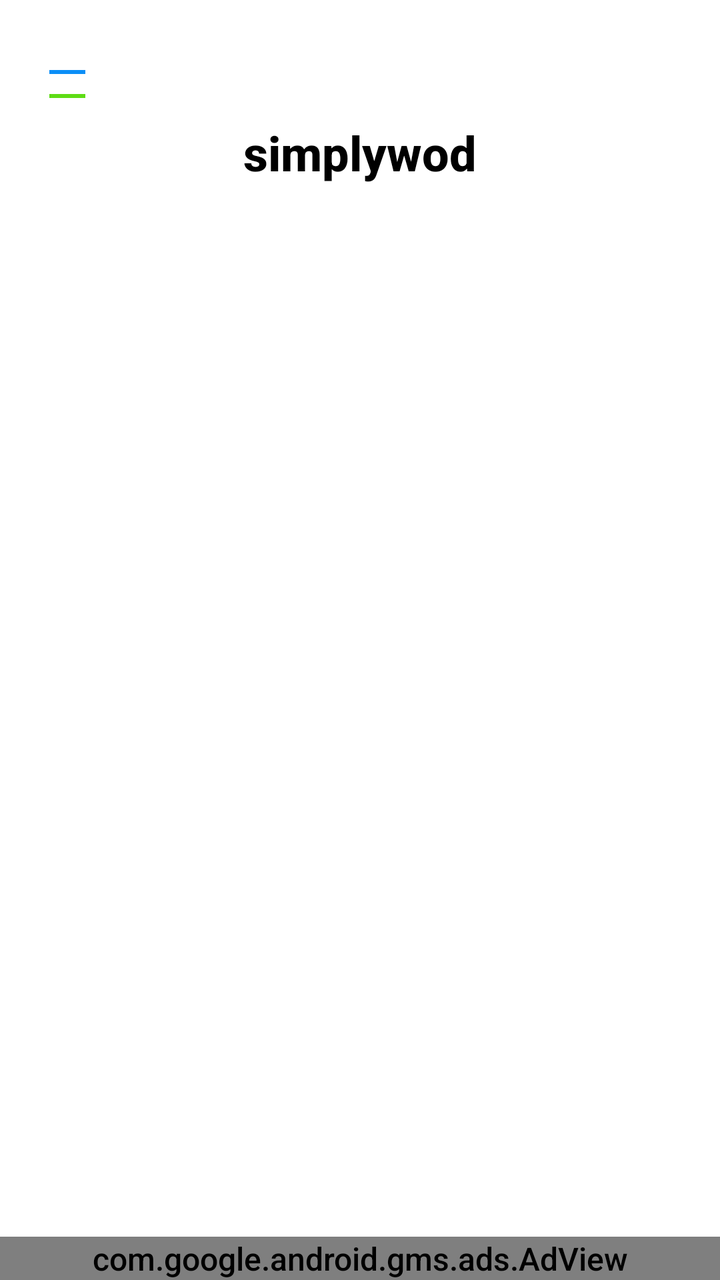
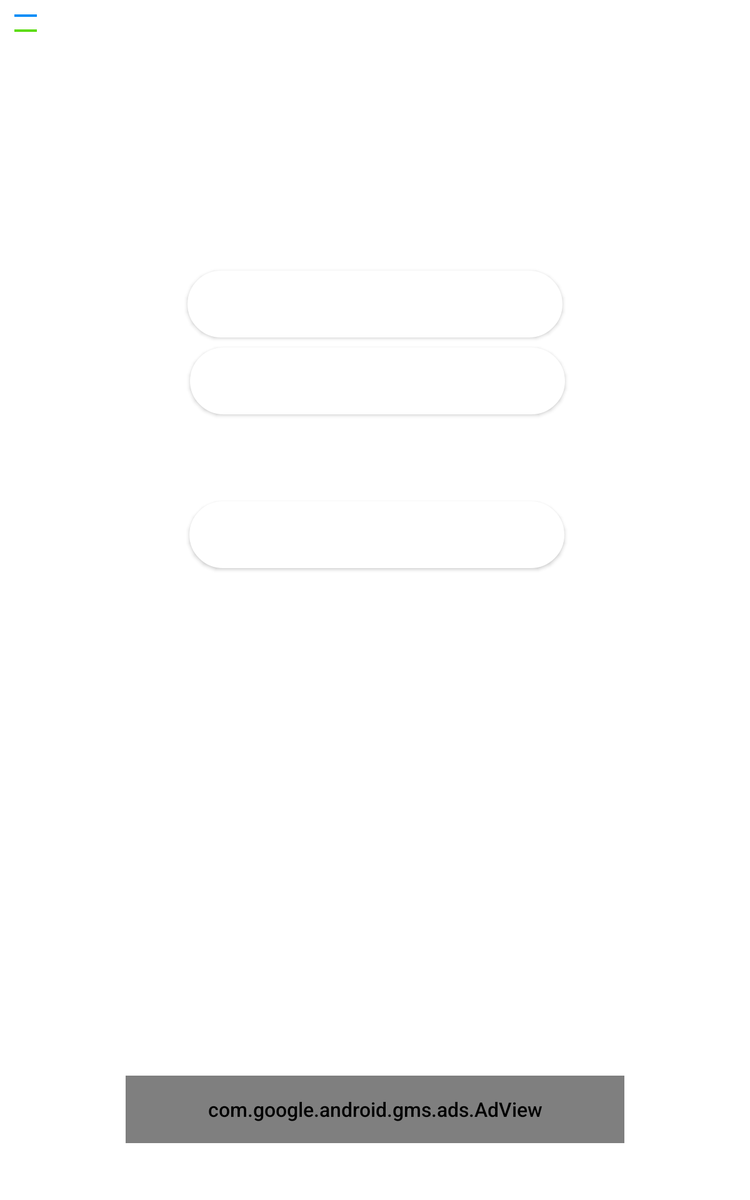

An Android layout and its configuration variant, each rendered on a device that would load it. The default file and the variant file are quoted in full after the pictures.
<!-- AndroidManifest.xml: application theme AppTheme -->
<!-- res/layout/menu_main.xml -->
<?xml version="1.0" encoding="utf-8"?>
<androidx.constraintlayout.widget.ConstraintLayout xmlns:android="http://schemas.android.com/apk/res/android"
    xmlns:app="http://schemas.android.com/apk/res-auto"
    xmlns:tools="http://schemas.android.com/tools"
    android:id="@+id/main_layout"
    android:layout_width="match_parent"
    android:layout_height="match_parent"
    android:background="@color/white"
    tools:context="com.bessadi.fitwod.Menu_Activity">

    
    <TextView
        android:id="@+id/tvAppTitle"
        android:layout_width="wrap_content"
        android:layout_height="wrap_content"
        android:text="simplywod"
        android:textColor="@color/black"
        android:textSize="24sp"
        android:textStyle="bold"
        app:layout_constraintEnd_toEndOf="parent"
        app:layout_constraintStart_toStartOf="parent"
        app:layout_constraintTop_toTopOf="parent"
        android:layout_marginTop="60dp" />

    
    <LinearLayout
        android:id="@+id/buttonContainer"
        android:layout_width="48dp"
        android:layout_height="wrap_content"
        android:orientation="vertical"
        android:gravity="center"
        android:layout_marginHorizontal="32dp"
        app:layout_constraintTop_toBottomOf="@+id/tvAppTitle"
        app:layout_constraintBottom_toTopOf="@+id/bottomIconContainer"
        app:layout_constraintStart_toStartOf="parent"
        app:layout_constraintEnd_toEndOf="parent"
        app:layout_constraintVertical_chainStyle="packed">

        
        <Button
            android:id="@+id/amrap"
            android:layout_width="48dp"
            android:layout_height="50dp"
            android:layout_marginTop="20dp"
            android:background="@drawable/button_custom_selector_amrap"
            android:text="@string/amrap"
            android:textColor="@color/white"
            android:textSize="16sp"
            android:textAllCaps="false"
            style="@style/Widget.AppCompat.Button.Borderless" />

        
        <Button
            android:id="@+id/emom"
            android:layout_width="48dp"
            android:layout_height="50dp"
            android:layout_marginTop="16dp"
            android:background="@drawable/button_custom_selector"
            android:text="@string/emom"
            android:textColor="@color/white"
            android:textSize="16sp"
            android:textAllCaps="false"
            style="@style/Widget.AppCompat.Button.Borderless" />

        
        <Button
            android:id="@+id/fortime"
            android:layout_width="48dp"
            android:layout_height="50dp"
            android:layout_marginTop="16dp"
            android:background="@drawable/button_custom_selector_fortime"
            android:text="@string/for_time"
            android:textColor="@color/white"
            android:textSize="16sp"
            android:textAllCaps="false"
            style="@style/Widget.AppCompat.Button.Borderless" />

        
        <Button
            android:id="@+id/tabata"
            android:layout_width="48dp"
            android:layout_height="50dp"
            android:layout_marginTop="16dp"
            android:background="@drawable/button_custom_selector_tabata"
            android:text="@string/tabata"
            android:textColor="@color/white"
            android:textSize="16sp"
            android:textAllCaps="false"
            style="@style/Widget.AppCompat.Button.Borderless" />

    </LinearLayout>

    
    <LinearLayout
        android:id="@+id/bottomIconContainer"
        android:layout_width="wrap_content"
        android:layout_height="wrap_content"
        android:orientation="horizontal"
        android:layout_marginBottom="16dp"
        app:layout_constraintBottom_toTopOf="@+id/adView_main"
        app:layout_constraintStart_toStartOf="parent"
        app:layout_constraintEnd_toEndOf="parent">

        
        <ImageButton
            android:id="@+id/btnAnalytics"
            android:layout_width="wrap_content"
            android:layout_height="wrap_content"
            android:layout_marginEnd="24dp"
            android:src="@drawable/analytics"
            android:background="?attr/selectableItemBackgroundBorderless"
            android:contentDescription="Analytics"
            tools:ignore="ContentDescription" />

        
        <ImageButton
            android:id="@+id/btnLog"
            android:layout_width="48dp"
            android:layout_height="48dp"
            android:src="@drawable/ic_history"
            android:background="?attr/selectableItemBackgroundBorderless"
            android:contentDescription="Workout Log"
            tools:ignore="ContentDescription" />
        


    </LinearLayout>

    
    <com.google.android.gms.ads.AdView
        android:id="@+id/adView_main"
        android:layout_width="match_parent"
        android:layout_height="wrap_content"
        app:adSize="BANNER"
        app:adUnitId="@string/banner_id_1"
        app:layout_constraintBottom_toBottomOf="parent"
        app:layout_constraintEnd_toEndOf="parent"
        app:layout_constraintStart_toStartOf="parent" />

    <ImageView
        android:id="@+id/menu_button"
        android:layout_width="48dp"
        android:layout_height="24dp"
        android:contentDescription="Menu"
        android:src="@drawable/ic_menu"
        android:visibility="visible"
        app:layout_constraintBottom_toTopOf="@+id/buttonContainer"
        app:layout_constraintEnd_toStartOf="@+id/tvAppTitle"
        app:layout_constraintHorizontal_bias="0.129"
        app:layout_constraintStart_toStartOf="parent"
        app:layout_constraintTop_toTopOf="parent"
        app:layout_constraintVertical_bias="0.182" />


</androidx.constraintlayout.widget.ConstraintLayout>
<!-- resources referenced by this layout -->
<resources>
  <color name="black">#000000</color>
  <color name="white">#FFFFFFFF</color>
  <!-- drawable button_custom_selector (drawable) -->
  <?xml version="1.0" encoding="utf-8"?>
  <selector xmlns:android="http://schemas.android.com/apk/res/android">
      
      <item android:state_pressed="true">
          <shape android:shape="rectangle">
              <corners android:radius="32dp" />
              <solid android:color="@color/max_blue" />
              <stroke android:width="8dp" android:color="@color/max_purple" />
          </shape>
      </item>
      
      <item>
          <shape android:shape="rectangle">
              <corners android:radius="32dp" />
              <solid android:color="@color/max_green" />
              <stroke android:width="8dp" android:color="@color/max_green" />
          </shape>
      </item>
  </selector>
  <!-- drawable button_custom_selector_amrap (drawable) -->
  <?xml version="1.0" encoding="utf-8"?>
  <selector xmlns:android="http://schemas.android.com/apk/res/android">
      
      <item android:state_pressed="true">
          <shape android:shape="rectangle">
              <corners android:radius="32dp" />
              <solid android:color="@color/max_blue" />
              <stroke android:width="8dp" android:color="@color/max_purple" />
          </shape>
      </item>
      
      <item>
          <shape android:shape="rectangle">
              <corners android:radius="32dp" />
              <solid android:color="@color/blue" />
              <stroke android:width="8dp" android:color="@color/blue" />
          </shape>
      </item>
  </selector>
  <!-- drawable ic_menu (drawable) -->
  <vector xmlns:android="http://schemas.android.com/apk/res/android"
      android:width="24dp"
      android:height="24dp"
      android:viewportWidth="24"
      android:viewportHeight="24">
      <path
          android:fillColor="@color/blue1"
          android:pathData="M3,5h18v2H3z" />
      <path
          android:fillColor="@color/white"
          android:pathData="M3,11h18v2H3z" />
      <path
          android:fillColor="@color/max_green"
          android:pathData="M3,17h18v2H3z" />
  
  </vector>
  <string name="amrap">AMRAP</string>
  <string name="banner_id_1">ca-app-pub-5017806087809123/7456762073</string>
  <string name="emom">EMOM</string>
  <string name="for_time">FOR TIME</string>
  <string name="tabata">TABATA</string>
  <color name="max_blue">#30d9ef</color>
  <color name="max_purple">#7129F4</color>
  <color name="max_green">#5EDC14</color>
  <color name="blue">#3043EF</color>
  <color name="orange">#FFBE00</color>
  <color name="blue1">#0A8EF7</color>
  <color name="colorPrimaryLight">@color/background</color>
  <style name="MyActionBarStyle" parent="Widget.AppCompat.ActionBar.Solid">
              <item name="background">@color/white</item>
              <item name="titleTextColor">@color/black</item>
              <item name="subtitleTextColor">@color/black</item>
              <item name="actionMenuTextColor">@color/black</item>
              <item name="android:fontFamily">sans-serif-medium</item>
          </style>
  <style name="Widget.FitWOD.Button" parent="Widget.AppCompat.Button">
              <item name="android:backgroundTint">@color/white</item>
              <item name="android:textColor">@color/black</item>
              <item name="android:fontFamily">sans-serif</item>
          </style>
  <style name="MyActionBarThemeOverlay" parent="ThemeOverlay.AppCompat.Light">
              <item name="android:textColorPrimary">@color/black</item>
              <item name="android:textColorSecondary">@color/black</item>
              <item name="colorControlNormal">@color/black</item>
          </style>
  <color name="background">#FFFFFF</color>
</resources>
<!-- res/layout-sw600dp/menu_main.xml (the repository's variant of the layout above) -->
<!-- drawn on a 7-inch tablet held upright -->
<?xml version="1.0" encoding="utf-8"?>
<androidx.constraintlayout.widget.ConstraintLayout xmlns:android="http://schemas.android.com/apk/res/android"
    xmlns:ads="http://schemas.android.com/apk/res-auto"
    xmlns:app="http://schemas.android.com/apk/res-auto"
    xmlns:tools="http://schemas.android.com/tools"
    android:id="@+id/main_layout"
    android:layout_width="match_parent"
    android:layout_height="match_parent"
    android:keepScreenOn="true"
    tools:context="com.example.fitwod.Menu_Activity">


    <com.google.android.gms.ads.AdView
        android:id="@+id/adView_main"
        android:layout_width="399dp"
        android:layout_height="54dp"
        android:layout_alignParentBottom="true"
        ads:adSize="BANNER"
        ads:adUnitId="@string/banner_id_1"
        app:layout_constraintBottom_toBottomOf="parent"
        app:layout_constraintEnd_toEndOf="parent"
        app:layout_constraintStart_toStartOf="parent"
        app:layout_constraintTop_toTopOf="parent"
        app:layout_constraintVertical_bias="0.950" />





    <Button
        android:id="@+id/emom"
        android:layout_width="300dp"
        android:layout_height="wrap_content"
        android:background="@drawable/button_custom_selector"
        android:padding="16dp"
        android:text="@string/emom"
        android:layout_marginTop="8dp"
        android:textColor="@android:color/white"
        ads:layout_constraintHorizontal_bias="0.506"
        app:layout_constraintBottom_toBottomOf="parent"
        app:layout_constraintEnd_toEndOf="parent"
        app:layout_constraintLeft_toLeftOf="parent"
        app:layout_constraintRight_toRightOf="parent"
        app:layout_constraintStart_toStartOf="parent"
        app:layout_constraintTop_toBottomOf="@+id/amrap"
        app:layout_constraintVertical_bias="0.0" />


    <Button
        android:id="@+id/tabata"
        android:layout_width="300dp"
        android:layout_height="wrap_content"
        android:layout_marginTop="8dp"
        android:background="@drawable/button_custom_selector_tabata"
        android:contentDescription="tabata"
        android:padding="16dp"
        android:text="@string/tabata"
        android:textColor="@android:color/white"
        ads:layout_constraintHorizontal_bias="0.505"
        app:layout_constraintBottom_toBottomOf="@+id/adView_main"
        app:layout_constraintEnd_toEndOf="parent"
        app:layout_constraintLeft_toLeftOf="parent"
        app:layout_constraintRight_toRightOf="parent"
        app:layout_constraintStart_toStartOf="parent"
        app:layout_constraintTop_toBottomOf="@+id/fortime"
        app:layout_constraintVertical_bias="0.0" />

    <Button
        android:id="@+id/amrap"
        android:layout_width="300dp"
        android:layout_height="wrap_content"
        android:layout_marginTop="90dp"
        android:background="@drawable/button_custom_selector_amrap"
        android:padding="16dp"
        android:text="@string/amrap"
        android:textColor="@android:color/white"
        android:contentDescription="@string/amrap"
        app:layout_constraintBottom_toBottomOf="@+id/adView_main"
        app:layout_constraintEnd_toEndOf="parent"
        app:layout_constraintLeft_toLeftOf="parent"
        app:layout_constraintRight_toRightOf="parent"
        app:layout_constraintStart_toStartOf="parent"
        app:layout_constraintTop_toBottomOf="@+id/tvsimplywod"
        app:layout_constraintVertical_bias="0.0"  />


    <Button
        android:id="@+id/fortime"
        android:layout_width="300dp"
        android:layout_height="wrap_content"
        android:layout_marginTop="8dp"
        android:background="@drawable/button_custom_selector_fortime"
        android:padding="16dp"
        android:text="@string/for_time"
        android:contentDescription="@string/for_time"
        android:textColor="@android:color/white"
        ads:layout_constraintHorizontal_bias="0.505"
        app:layout_constraintBottom_toBottomOf="@+id/adView_main"
        app:layout_constraintEnd_toEndOf="parent"
        app:layout_constraintLeft_toLeftOf="parent"
        app:layout_constraintRight_toRightOf="parent"
        app:layout_constraintStart_toStartOf="parent"
        app:layout_constraintTop_toBottomOf="@+id/emom"
        app:layout_constraintVertical_bias="0.0" />

    <ImageButton
        android:id="@+id/btnAnalytics"
        android:layout_width="48dp"
        android:layout_height="48dp"
        android:layout_marginTop="20dp"
        android:background="@drawable/analytics"
        android:contentDescription="@string/log_desc"
        android:visibility="visible"
        ads:layout_constraintBottom_toTopOf="@+id/adView_main"
        ads:layout_constraintEnd_toEndOf="parent"
        ads:layout_constraintHorizontal_bias="0.411"
        ads:layout_constraintStart_toStartOf="parent"
        ads:layout_constraintTop_toBottomOf="@+id/tabata"
        ads:layout_constraintVertical_bias="0.147" />

    <TextView
        android:id="@+id/tvsimplywod"
        android:layout_width="200dp"
        android:layout_height="wrap_content"
        android:layout_marginTop="90dp"
        android:gravity="center"
        android:text="simplywod"
        android:textColor="@color/white"
        android:textSize="20sp"
        app:layout_constraintBottom_toBottomOf="parent"
        app:layout_constraintEnd_toEndOf="parent"
        app:layout_constraintHorizontal_bias="0.497"
        app:layout_constraintStart_toStartOf="parent"
        app:layout_constraintTop_toTopOf="parent"
        app:layout_constraintVertical_bias="0.011" />

    <TextView
        android:id="@+id/tvlogReport"
        android:layout_width="wrap_content"
        android:layout_height="wrap_content"
        android:text="@string/log"
        android:textColor="@color/white"
        android:textSize="14sp"
        ads:layout_constraintBottom_toTopOf="@+id/adView_main"
        ads:layout_constraintEnd_toEndOf="parent"
        ads:layout_constraintHorizontal_bias="0.218"
        ads:layout_constraintStart_toEndOf="@+id/btnAnalytics"
        ads:layout_constraintTop_toBottomOf="@+id/tabata"
        ads:layout_constraintVertical_bias="0.176" />

    <TextView
        android:id="@+id/imageView"
        android:layout_width="200dp"
        android:layout_height="wrap_content"
        android:layout_marginBottom="64dp"
        android:gravity="center"
        android:text="TIMER"
        android:textColor="@color/white"
        android:textSize="15sp"
        ads:layout_constraintBottom_toTopOf="@+id/amrap"
        ads:layout_constraintEnd_toEndOf="parent"
        ads:layout_constraintHorizontal_bias="0.497"
        ads:layout_constraintStart_toStartOf="parent"
        ads:layout_constraintTop_toBottomOf="@+id/tvsimplywod"
        ads:layout_constraintVertical_bias="0.0"
        app:layout_constraintLeft_toLeftOf="parent"
        app:layout_constraintRight_toRightOf="parent" />

    <ImageView
        android:id="@+id/menu_button"
        android:layout_width="24dp"
        android:layout_height="24dp"
        android:contentDescription="Menu"
        android:src="@drawable/ic_menu"
        ads:layout_constraintBottom_toTopOf="@+id/tvsimplywod"
        ads:layout_constraintEnd_toEndOf="parent"
        ads:layout_constraintHorizontal_bias="0.015"
        ads:layout_constraintStart_toStartOf="parent"
        ads:layout_constraintTop_toTopOf="parent"
        ads:layout_constraintVertical_bias="0.085" />
</androidx.constraintlayout.widget.ConstraintLayout>
<!-- resources referenced by the variant -->
<!-- as a 7-inch tablet held upright resolves them -->
<resources>
  <color name="white">#FFFFFFFF</color>
  <!-- drawable button_custom_selector (drawable) -->
  <?xml version="1.0" encoding="utf-8"?>
  <selector xmlns:android="http://schemas.android.com/apk/res/android">
      
      <item android:state_pressed="true">
          <shape android:shape="rectangle">
              <corners android:radius="32dp" />
              <solid android:color="@color/max_blue" />
              <stroke android:width="8dp" android:color="@color/max_purple" />
          </shape>
      </item>
      
      <item>
          <shape android:shape="rectangle">
              <corners android:radius="32dp" />
              <solid android:color="@color/max_green" />
              <stroke android:width="8dp" android:color="@color/max_green" />
          </shape>
      </item>
  </selector>
  <!-- drawable button_custom_selector_amrap (drawable) -->
  <?xml version="1.0" encoding="utf-8"?>
  <selector xmlns:android="http://schemas.android.com/apk/res/android">
      
      <item android:state_pressed="true">
          <shape android:shape="rectangle">
              <corners android:radius="32dp" />
              <solid android:color="@color/max_blue" />
              <stroke android:width="8dp" android:color="@color/max_purple" />
          </shape>
      </item>
      
      <item>
          <shape android:shape="rectangle">
              <corners android:radius="32dp" />
              <solid android:color="@color/blue" />
              <stroke android:width="8dp" android:color="@color/blue" />
          </shape>
      </item>
  </selector>
  <!-- drawable ic_menu (drawable) -->
  <vector xmlns:android="http://schemas.android.com/apk/res/android"
      android:width="24dp"
      android:height="24dp"
      android:viewportWidth="24"
      android:viewportHeight="24">
      <path
          android:fillColor="@color/blue1"
          android:pathData="M3,5h18v2H3z" />
      <path
          android:fillColor="@color/white"
          android:pathData="M3,11h18v2H3z" />
      <path
          android:fillColor="@color/max_green"
          android:pathData="M3,17h18v2H3z" />
  
  </vector>
  <string name="amrap">AMRAP</string>
  <string name="banner_id_1">ca-app-pub-5017806087809123/7456762073</string>
  <string name="emom">EMOM</string>
  <string name="for_time">FOR TIME</string>
  <string name="log">WORKOUT LOG</string>
  <string name="log_desc">WORKOUT LOGS</string>
  <string name="tabata">TABATA</string>
  <color name="max_blue">#30d9ef</color>
  <color name="max_purple">#7129F4</color>
  <color name="max_green">#5EDC14</color>
  <color name="blue">#3043EF</color>
  <color name="orange">#FFBE00</color>
  <color name="blue1">#0A8EF7</color>
  <color name="colorPrimaryLight">@color/background</color>
  <color name="black">#000000</color>
  <style name="MyActionBarStyle" parent="Widget.AppCompat.ActionBar.Solid">
              <item name="background">@color/white</item>
              <item name="titleTextColor">@color/black</item>
              <item name="subtitleTextColor">@color/black</item>
              <item name="actionMenuTextColor">@color/black</item>
              <item name="android:fontFamily">sans-serif-medium</item>
          </style>
  <style name="Widget.FitWOD.Button" parent="Widget.AppCompat.Button">
              <item name="android:backgroundTint">@color/white</item>
              <item name="android:textColor">@color/black</item>
              <item name="android:fontFamily">sans-serif</item>
          </style>
  <style name="MyActionBarThemeOverlay" parent="ThemeOverlay.AppCompat.Light">
              <item name="android:textColorPrimary">@color/black</item>
              <item name="android:textColorSecondary">@color/black</item>
              <item name="colorControlNormal">@color/black</item>
          </style>
  <color name="background">#FFFFFF</color>
</resources>
